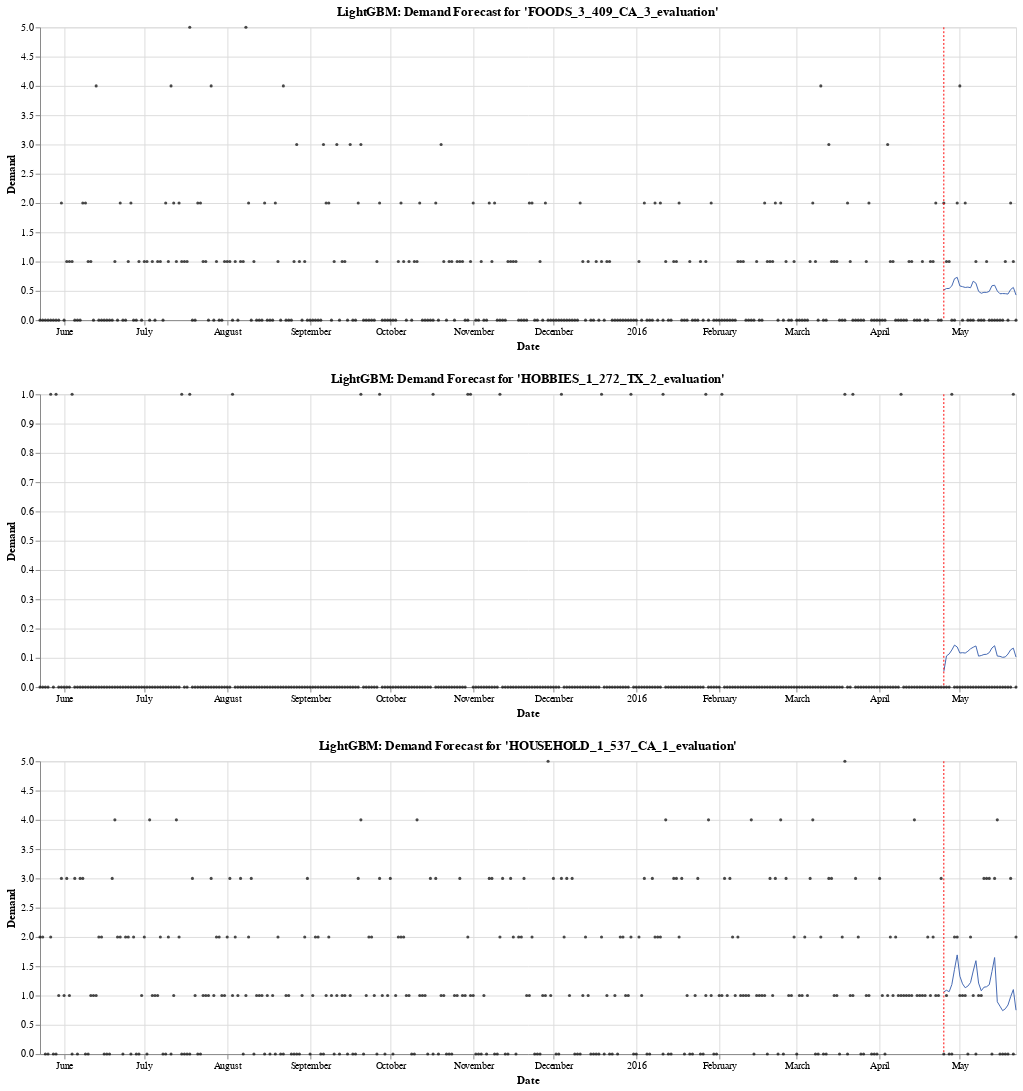

Source (notebook cell):
### Code cell
plot_indices = [2, 4, 8]
plots = []

for plot_index in plot_indices:
    plot_id = sampled_ids[plot_index]

    y = (df_train_eval[df_train_eval["id"] == plot_id].loc[:, date_names]).T
    y.columns = ["y"]
    y = calendar.merge(y, left_on="d", right_index=True)[["date", "y"]]
    y["time"] = pd.to_datetime(y["date"])

    source = y.merge(predictions[plot_id].reset_index(), how="left").drop(["date"], axis=1)
    source.columns = ["y", "time", "fcst"]
    source["fcst_lower"] = np.nan
    source["fcst_upper"] = np.nan

    p = plot_forecast(
        source, test_steps, plot_id=plot_id, model_name="LightGBM", start_date="2015-05-23"
    )
    
    plots.append(p)
    
alt.VConcatChart(vconcat=plots)

### Figure 1 — Vega-Lite specification as saved in the notebook (floating-point values rounded to 4 significant figures; data arrays with more than 128 entries replaced by an {"elided": "..."} marker saying what was removed)
{"config": {"view": {"continuousWidth": 400, "continuousHeight": 300}}, "vconcat": [{"layer": [{"mark": {"type": "circle", "color": "#000000", "size": 10.0}, "encoding": {"tooltip": [{"type": "temporal", "field": "time"}, {"type": "quantitative", "field": "y"}], "x": {"type": "temporal", "axis": {"title": "Date"}, "field": "time"}, "y": {"type": "quantitative", "axis": {"title": "Demand"}, "field": "y"}}}, {"mark": {"type": "line", "color": "#4267B2", "size": 1.0}, "encoding": {"x": {"type": "temporal", "field": "time"}, "y": {"type": "quantitative", "field": "fcst"}}}, {"mark": {"type": "area", "color": "#4267B2", "opacity": 0.25}, "encoding": {"x": {"type": "temporal", "field": "time"}, "y": {"type": "quantitative", "field": "fcst_lower"}, "y2": {"field": "fcst_upper"}}}, {"data": {"name": "data-302bc33366dfe1498bc0394fc8325ea5"}, "mark": {"type": "rule", "color": "#FF0000", "size": 1.0, "strokeDash": [2, 2]}, "encoding": {"x": {"type": "temporal", "field": "time"}}}], "data": {"name": "data-b95717925e730cb696f7711a10773c18"}, "height": 300, "title": "LightGBM: Demand Forecast for 'FOODS_3_409_CA_3_evaluation'", "width": 1000}, {"layer": [{"mark": {"type": "circle", "color": "#000000", "size": 10.0}, "encoding": {"tooltip": [{"type": "temporal", "field": "time"}, {"type": "quantitative", "field": "y"}], "x": {"type": "temporal", "axis": {"title": "Date"}, "field": "time"}, "y": {"type": "quantitative", "axis": {"title": "Demand"}, "field": "y"}}}, {"mark": {"type": "line", "color": "#4267B2", "size": 1.0}, "encoding": {"x": {"type": "temporal", "field": "time"}, "y": {"type": "quantitative", "field": "fcst"}}}, {"mark": {"type": "area", "color": "#4267B2", "opacity": 0.25}, "encoding": {"x": {"type": "temporal", "field": "time"}, "y": {"type": "quantitative", "field": "fcst_lower"}, "y2": {"field": "fcst_upper"}}}, {"data": {"name": "data-302bc33366dfe1498bc0394fc8325ea5"}, "mark": {"type": "rule", "color": "#FF0000", "size": 1.0, "strokeDash": [2, 2]}, "encoding": {"x": {"type": "temporal", "field": "time"}}}], "data": {"name": "data-2aef2acb3feca35c45419e4aec5c3959"}, "height": 300, "title": "LightGBM: Demand Forecast for 'HOBBIES_1_272_TX_2_evaluation'", "width": 1000}, {"layer": [{"mark": {"type": "circle", "color": "#000000", "size": 10.0}, "encoding": {"tooltip": [{"type": "temporal", "field": "time"}, {"type": "quantitative", "field": "y"}], "x": {"type": "temporal", "axis": {"title": "Date"}, "field": "time"}, "y": {"type": "quantitative", "axis": {"title": "Demand"}, "field": "y"}}}, {"mark": {"type": "line", "color": "#4267B2", "size": 1.0}, "encoding": {"x": {"type": "temporal", "field": "time"}, "y": {"type": "quantitative", "field": "fcst"}}}, {"mark": {"type": "area", "color": "#4267B2", "opacity": 0.25}, "encoding": {"x": {"type": "temporal", "field": "time"}, "y": {"type": "quantitative", "field": "fcst_lower"}, "y2": {"field": "fcst_upper"}}}, {"data": {"name": "data-302bc33366dfe1498bc0394fc8325ea5"}, "mark": {"type": "rule", "color": "#FF0000", "size": 1.0, "strokeDash": [2, 2]}, "encoding": {"x": {"type": "temporal", "field": "time"}}}], "data": {"name": "data-9a9d575a55a7ac8de998255308e2ac00"}, "height": 300, "title": "LightGBM: Demand Forecast for 'HOUSEHOLD_1_537_CA_1_evaluation'", "width": 1000}], "$schema": "https://vega.github.io/schema/vega-lite/v4.8.1.json", "datasets": {"data-b95717925e730cb696f7711a10773c18": {"elided": "366 records"}, "data-302bc33366dfe1498bc0394fc8325ea5": [{"time": "2016-04-25T00:00:00"}], "data-2aef2acb3feca35c45419e4aec5c3959": {"elided": "366 records"}, "data-9a9d575a55a7ac8de998255308e2ac00": {"elided": "366 records"}}}
